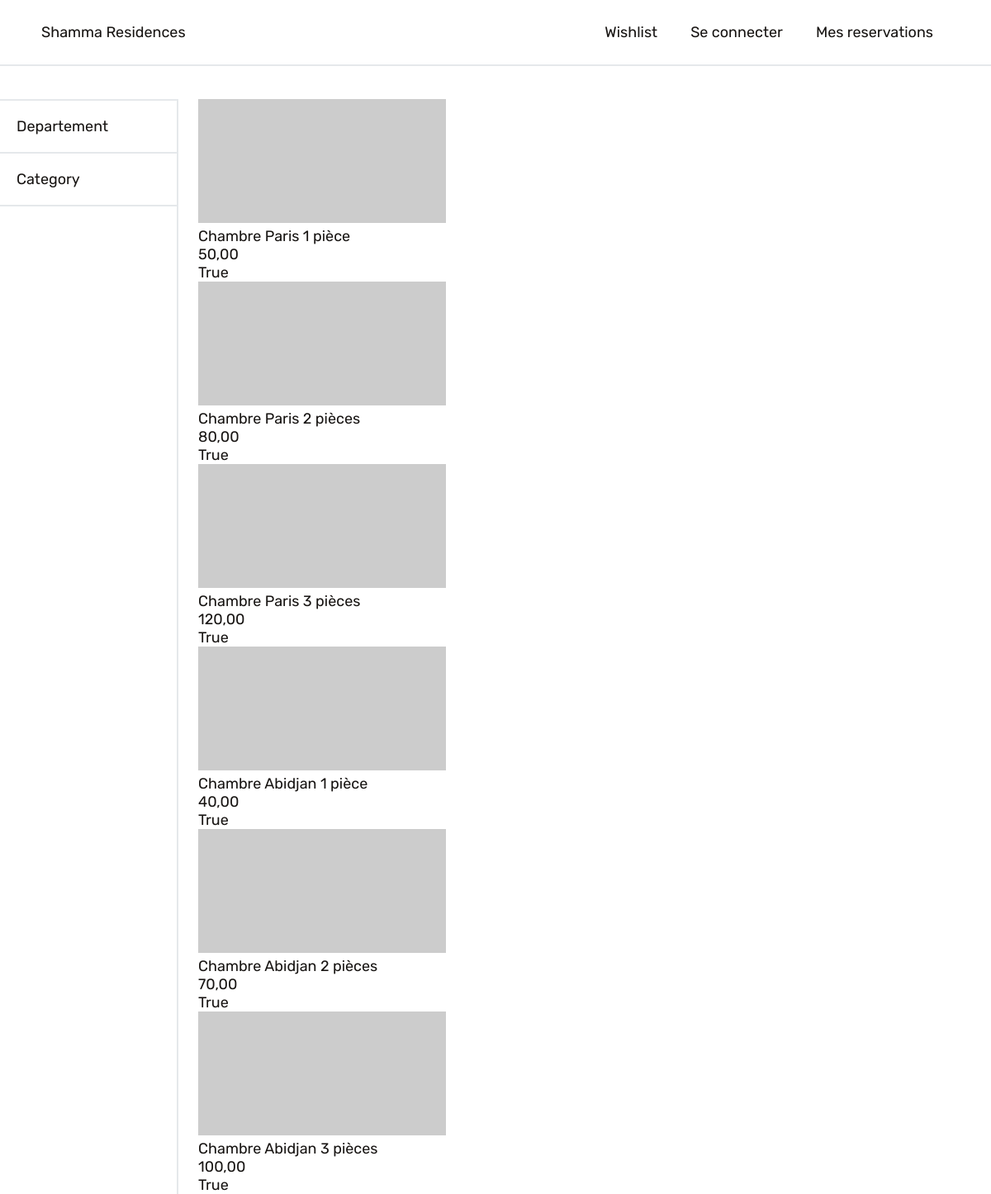
The page / on the database its author committed.
### resi/models.py (models this page shows, shortened)
class Room(models.Model):
    name = models.CharField(max_length=100, null=False)
    price = models.DecimalField(max_digits=10, decimal_places=2)
    available = models.BooleanField(default=True)
    description = models.TextField(blank=True, null=True)
    department = models.ForeignKey(
        Department, on_delete=models.CASCADE, related_name="rooms"
    )
    image_url = models.URLField(blank=True, null=True)
    category = models.ForeignKey(
        Category, on_delete=models.SET_NULL, null=True, blank=True
    )

### resi/views.py (the view)
# urls.py: path("", views.index, name="home"),
def index(request):
    context = {}
    context["departments"] = Department.objects.all()
    rooms = Room.objects.all()
    context["rooms"] = render_to_string(
        "resi/residences.html", context={"rooms": rooms}
    )
    return render(request, "resi/index.html", {"context": context})

### resi/templates/resi/residences.html
{% for room in rooms %}
{% include 'resi/residence.html' with room=room %}
{% endfor %}

### resi/templates/resi/residence.html
<div class="card">
    <div class="card_img">
        <img src="https://placehold.co/300x150" alt="room_img">
    </div>
    <div class="card_body">
        <p>{{room.name}}</p>
        <p>{{room.price}}</p>
        {% if room.available == True %}
        <p class="available">{{room.available}}</p>
        {% else %}
        <p class="unavailable">{{room.available}}</p>
        {% endif %}
    </div>
</div>

### resi/templates/resi/index.html (shortened to what this page needs)
{% include 'resi/includes/begin.html' %}
<main class="main">
    <section class="sidebar">
        <ul class="menu">
            <li>
                Departement
            </li>
            <li>Category</li>
        </ul>
    </section>
    <section class="section">
        {{ context.rooms }}
    </section>
</main>
{% include 'resi/includes/end.html' %}

### resi/templates/resi/includes/begin.html (shortened to what this page needs)
{% load static %}
<!DOCTYPE html>
<html lang="fr">
<head>
    <link rel="stylesheet" href="{% static 'resi/css/styles.css' %}">
</head>
<body>
    <header class="header">
        <p><a href="{% url 'resi:home' %}">Shamma Residences</a></p>
        <nav>
            <ul class="menu">
                <li><a href="#">Wishlist</a></li>
                <li>
                    {% if user.is_authenticated %}
                    <a href="{% url 'resi:account_details' %}">Bonjour, {{user.customer.first_name}}</a>
                    {% else %}
                    <a href="{% url 'resi:verification_account' %}">Se connecter</a>
                    {% endif %}
                </li>
                <li><a href="#">Mes reservations</a></li>
            </ul>
        </nav>
    </header>

### resi/static/resi/css/styles.css (style rules this page uses)
* { box-sizing: border-box; font-family: Rubik; margin: 0; padding: 0; }
body { font-size: 18px; }

### resi/templates/resi/includes/begin.html (style rules this page uses)
a { text-decoration: none; color: inherit; }
body { background-color: #FFFFFF; color: #171412; }
.header { display: flex; justify-content: space-between; align-items: center; height: 80px; width: 100%; padding: 0 50px; border-bottom: 2px solid #E5E8EB; margin-bottom: 40px; }
.menu { display: flex; align-items: center; list-style-type: none; }
.menu li { padding: 20px 20px; cursor: pointer; }
.menu li a { position: relative; display: block; }
.menu li a::after { content: ""; display: inline-block; position: absolute; width: 100%; height: 2px; background-color: #171412; bottom: 0; left: 0; transform: scaleX(0); transform-origin: left; transition: all .3s; }

### resi/templates/resi/index.html (style rules this page uses)
ul, li { list-style-type: none; }
.main { display: flex; justify-content: space-between; }
.sidebar { width: 18%; }
.sidebar .menu { display: flex; flex-direction: column; align-items: flex-start; width: 100%; height: 100%; border-top: 2px solid #E5E8EB; border-right: 2px solid #E5E8EB; }
.sidebar .menu>li { width: 100%; border-bottom: 2px solid #E5E8EB; }
.section { width: 80%; }

### rows shown on the page
Room: name "Chambre Paris 1 pièce", price "50,00", available "True"
Room: name "Chambre Paris 2 pièces", price "80,00", available "True"
Room: name "Chambre Paris 3 pièces", price "120,00", available "True"
Room: name "Chambre Abidjan 1 pièce", price "40,00", available "True"
Room: name "Chambre Abidjan 2 pièces", price "70,00", available "True"
Room: name "Chambre Abidjan 3 pièces", price "100,00", available "True"
